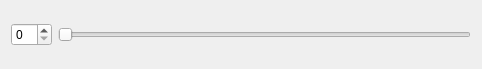
<?xml version="1.0" encoding="UTF-8"?>
<ui version="4.0">
 <class>SmallWidget</class>
 <widget class="QWidget" name="SmallWidget">
  <property name="geometry">
   <rect>
    <x>0</x>
    <y>0</y>
    <width>482</width>
    <height>69</height>
   </rect>
  </property>
  <property name="windowTitle">
   <string>Form</string>
  </property>
  <layout class="QHBoxLayout" name="horizontalLayout">
   <item>
    <widget class="QSpinBox" name="spinBox"/>
   </item>
   <item>
    <widget class="QSlider" name="horizontalSlider">
     <property name="orientation">
      <enum>Qt::Horizontal</enum>
     </property>
    </widget>
   </item>
  </layout>
 </widget>
 <resources/>
 <connections/>
</ui>
